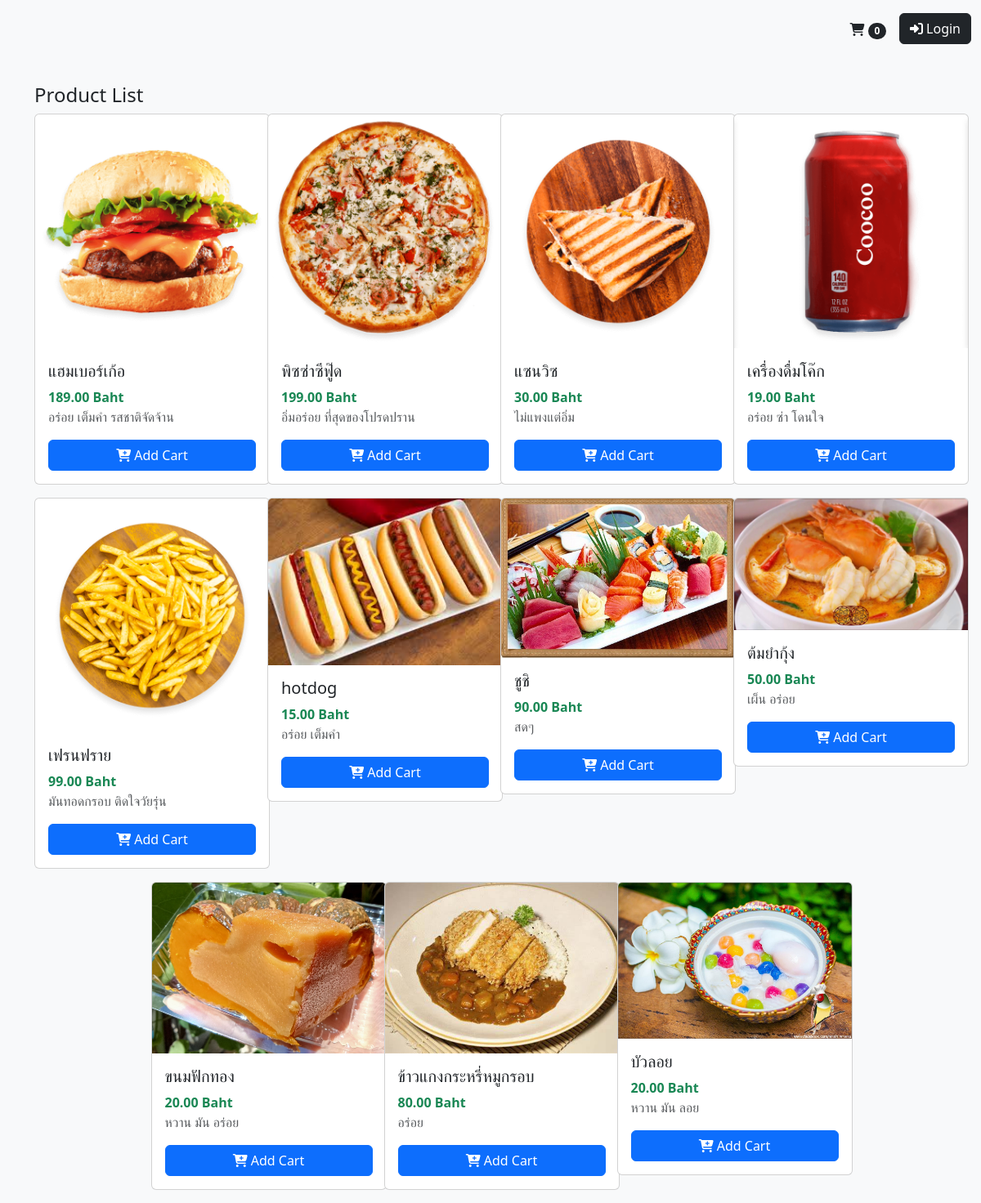
The app's page /product-list.php with its own data.
### tables this page shows
CREATE TABLE IF NOT EXISTS `products` (
  `id` int NOT NULL AUTO_INCREMENT,
  `product_name` varchar(255) NOT NULL,
  `price` decimal(8,2) NOT NULL DEFAULT '0.00',
  `profile_image` varchar(255) DEFAULT NULL,
  `detail` text,
  `category` varchar(50) NOT NULL DEFAULT 'other',
  PRIMARY KEY (`id`)
);

### include/config.php (called while the page is built, shortened)
<?php
$base_url = 'http://localhost/shoppingcart';

### product-list.php (the view, shortened to what this page needs)
<?php
include 'include/config.php';
$query = mysqli_query($conn, "SELECT * FROM products");
$rows = mysqli_num_rows($query);
?>
<!DOCTYPE html>
<html lang="en">
<head>
    <link href="<?php echo $base_url; ?>/assets/css/bootstrap.min.css" rel="stylesheet">
    <link href="<?php echo $base_url; ?>/assets/fontawesome/css/fontawesome.min.css" rel="stylesheet">
    <link href="<?php echo $base_url; ?>/assets/fontawesome/css/brands.min.css" rel="stylesheet">
    <link href="<?php echo $base_url; ?>/assets/fontawesome/css/solid.min.css" rel="stylesheet">
</head>
<body class="bg-body-tertiary">
    <?php include 'include/menu.php'; ?>
    <div class="container" style="margin-top: 30px;">
        <h4>Product List</h4>
        <div class="row d-flex justify-content-center">
            <?php if($rows > 0): ?>
                <?php while($product = mysqli_fetch_assoc($query)): ?>
                <div class="col-3 mb-3">
                    <div class="card" style="width: 18rem;">
                        <?php if(!empty($product['profile_image'])): ?>
                            <img src="<?php echo $base_url; ?>/upload_image/<?php echo $product['profile_image']; ?>" class="card-img-top" width="100" alt="Product Image">
                        <?php else: ?>
                            <img src="<?php echo $base_url; ?>/assets/images/no-image.png" class="card-img-top" width="100" alt="Product Image">
                        <?php endif; ?>
                        <div class="card-body">
                            <h5 class="card-title"><?php echo $product['product_name']; ?></h5>
                            <p class="card-text text-success fw-bold mb-0"><?php echo number_format($product['price'], 2); ?> Baht</p>
                            <p class="card-text text-muted"><?php echo nl2br($product['detail']); ?></p>
                            <a href="<?php echo $base_url; ?>/cart-add.php?id=<?php echo $product['id']; ?>" class="btn btn-primary w-100"><i class="fa-solid fa-cart-plus me-1"></i>Add Cart</a>
                        </div>
                    </div>
                </div>
                <?php endwhile; ?>
            <?php else: ?>
                <div class="col-12">
                    <h4 class="text-danger">ไม่มีรายการสินค้า</h4>
                </div>
            <?php endif; ?>
        </div>
    </div>
</body>
</html>

### include/menu.php (shortened to what this page needs)
<header class="container-fluid bg-light">
    <div class="d-flex justify-content-between align-items-center py-3">
        <div>
            <ul class="nav nav-pills">
                <li class="nav-item">
                    <a href="<?php echo $base_url; ?>/cart.php" class="nav-link">
                        <i class="fas fa-shopping-cart text-dark"></i>
                        <span class="badge bg-dark rounded-pill"><?php echo count($_SESSION['cart'] ?? []); ?></span>
                    </a>
                </li>
                <?php if(isset($_SESSION['username'])) : ?>
                    <li class="nav-item dropdown">
                        <a class="nav-link dropdown-toggle text-dark d-flex align-items-center" data-bs-toggle="dropdown" href="#" role="button" aria-expanded="false">
                            <i class="fas fa-user-circle fa-lg me-1"></i>
                            <span class="d-none d-lg-block d-xl-block"><?php echo htmlspecialchars($_SESSION['name']) . " " . htmlspecialchars($_SESSION['surname']); ?></span>
                        </a>
                        <ul class="dropdown-menu">
                            <li><a class="dropdown-item" href="<?php echo $base_url; ?>/profile.php">Profile</a></li>
                            <li><hr class="dropdown-divider"></li>
                            <li><a class="dropdown-item text-danger" href="<?php echo $base_url; ?>/logout.php">
                                <i class="fas fa-sign-out-alt fa-lg me-1"></i>Logout
                            </a></li>
                        </ul>
                    </li>
                <?php else : ?>
                    <li class="nav-item">
                        <a href="<?php echo $base_url; ?>/login.php" class="btn btn-dark">
                            <i class="fas fa-sign-in-alt me-1"></i>Login
                        </a>
                    </li>
                <?php endif; ?>
            </ul>
        </div>
    </div>
</header>

### records on screen
products: profile_image (picture), product_name "แฮมเบอร์เก้อ", price "189.00", detail "อร่อย เต็มคำ รสชาติจัดจ้าน"
products: profile_image (picture), product_name "พิซซ่าซีฟู๊ด", price "199.00", detail "อิ่มอร่อย ที่สุดของโปรดปราน"
products: profile_image (picture), product_name "แซนวิซ", price "30.00", detail "ไม่แพงแต่อิ่ม"
products: profile_image (picture), product_name "เครื่องดื่มโค๊ก", price "19.00", detail "อร่อย ซ่า โดนใจ"
products: profile_image (picture), product_name "เฟรนฟราย", price "99.00", detail "มันทอดกรอบ ติดใจวัยรุ่น"
products: profile_image (picture), product_name "hotdog", price "15.00", detail "อร่อย เต็มคำ"
products: profile_image (picture), product_name "ชูชิ", price "90.00", detail "สดๆ"
products: profile_image (placeholder picture), product_name "ต้มยํากุ้ง", price "50.00", detail "เผ็น อร่อย"
products: profile_image (picture), product_name "ขนมฟักทอง", price "20.00", detail "หวาน มัน อร่อย"
products: profile_image (picture), product_name "ข้าวแกงกระหรี่หมูกรอบ", price "80.00", detail "อร่อย"
products: profile_image (picture), product_name "บัวลอย", price "20.00", detail "หวาน มัน ลอย"

### other values on screen
count($_SESSION['cart'] ?? []) "0"
